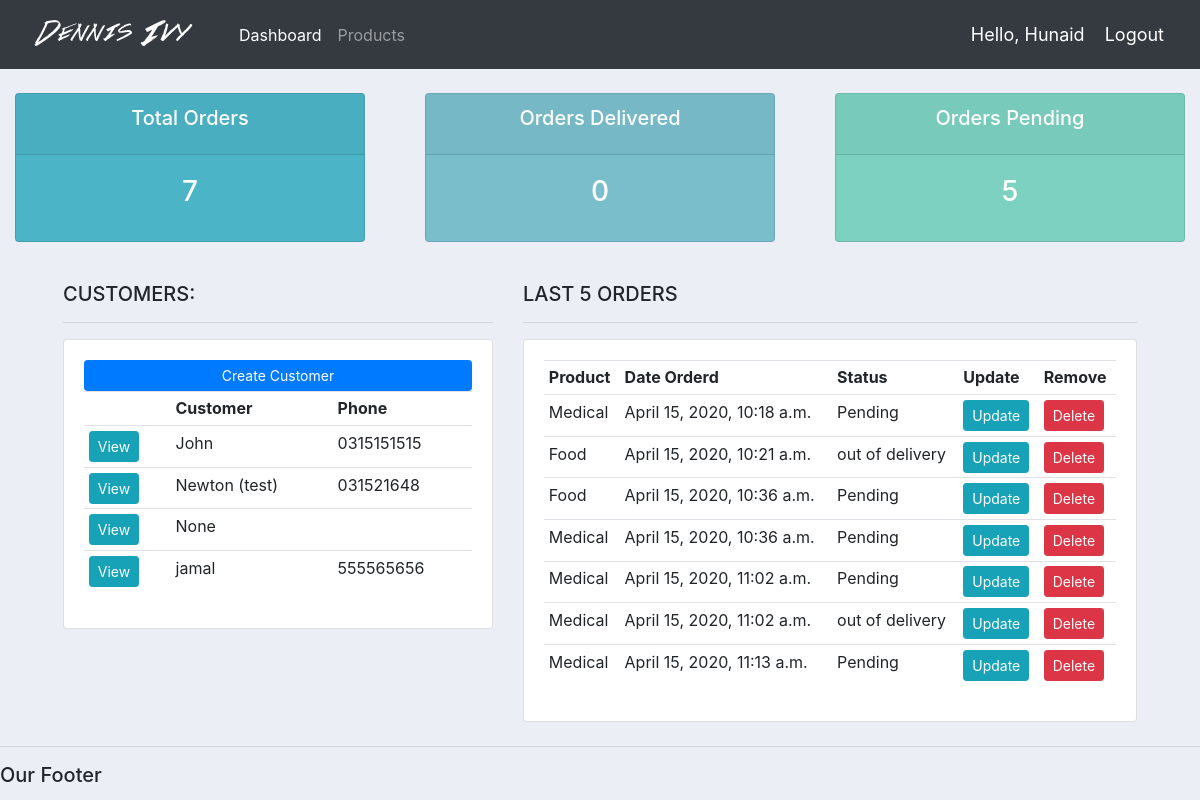
The app's page / (signed in) with its own data.
### accounts/models.py (models this page shows, shortened)
class Customer(models.Model):
    user = models.OneToOneField(User, null=True, blank= True, on_delete=models.CASCADE)
    name = models.CharField(null = True, max_length=200)
    phone = models.CharField(max_length=200)
    email = models.CharField(max_length=200)
    profile_pic = models.ImageField(default = "profile1.pngs", null=True, blank = True)
    date_created = models.DateTimeField(auto_now_add=True,null=True)

class Order(models.Model):
    STATUS = (
        ('Pending', 'Pending'),
        ('out of delivery', 'out of delivery'),
        ('Delivered','Delivered'),
    )
    customer = models.ForeignKey(Customer, null= True, on_delete= models.SET_NULL)
    product = models.ForeignKey(Products, null= True, on_delete= models.SET_NULL)
    date_created = models.DateTimeField(auto_now_add=True,null=True)
    status = models.CharField(null = True, max_length=50,choices= STATUS)
    note = models.CharField(null = True, max_length=50)

class Products(models.Model):
    CATEGORY = (
        ('Indoor', 'Indoor'),
        ('out door', 'out door'),
    )
    name = models.CharField(null=True, max_length=200)
    price = models.FloatField(null=True)
    category = models.CharField(null=True, max_length=200,choices= CATEGORY)
    description = models.CharField(null=True, max_length=500,blank=True)
    date_created = models.DateTimeField(auto_now_add=True,null=True)
    Tags = models.ManyToManyField(Tag)
    def __str__(self):
        return self.name

### accounts/decorators.py (the view)
    def wrapper_function(request, *args, **kwargs):
        group= None
        if request.user.groups.exists():
            group = request.user.groups.all()[0].name
        if group == 'customer':
            return redirect('users-page')
        if group == 'admin':
            return view_func(request, *args, **kwargs)

### accounts/views.py (called while the page is built)
@login_required(login_url= 'login')
@admin_only
def home(request):
    ordar = Order.objects.all()
    custo = Customer.objects.all()
    total_customer = custo.count()
    total_order = ordar.count()
    delivered = ordar.filter(status='Delivered').count()
    pending = ordar.filter(status='Pending').count()
    context = {'ordar': ordar, 'custo':custo, 'total_customer':total_customer, 'total_order': total_order,
    'delivered': delivered , 'pending':pending }
    return render(request,'account/dashboard.html', context)

### accounts/Templates/account/dashboard.html
{% extends 'account/main.html' %}
{% block content %}
{% include 'account/status.html' %}
<div class="row my-4 mx-5">
	<div class="col-md-5">
		<h5>CUSTOMERS:</h5>
		<hr>
		<div class="card card-body">
			<a class="prevent-submit btn btn-primary  btn-sm btn-block" href="">Create Customer</a>
			<table class="table table-sm">
				<tbody><tr>
					<th></th>
					<th>Customer</th>
					<th>Phone</th>
				</tr>
				{% for i in custo %}
				<tr>
				    <td> <a class="btn btn-sm btn-info" href="{% url 'customer' i.id %}">View</a></td>
					<td>{{ i.name }}</td>
					<td>{{ i.phone }}</td>
				</tr>
				{% endfor %}
			</tbody></table>
		</div>
	</div>
	<div class="col-md-7">
		<h5>LAST 5 ORDERS</h5>
		<hr>
		<div class="card card-body">
			<table class="table table-sm">
				<tbody><tr>
					<th>Product</th>
					<th>Date Orderd</th>
					<th>Status</th>
					<th>Update</th>
					<th>Remove</th>
				</tr>
				{% for i in ordar %}
				<tr>
					<td>{{ i.product }}</td>
					<td>{{ i.date_created  }}</td>
					<td>{{ i.status }}</td>
					<td> <a class="btn btn-sm btn-info" href="{% url 'update_order' i.id %}">Update</a> </td>
					<td> <a class="btn btn-sm btn-danger" href="{% url 'delete_order' i.id%}">Delete</a> </td>
				</tr>
				{% endfor %}
			</tbody></table>
		</div>
	</div>
</div>
{% endblock content %}

### accounts/Templates/account/main.html (shortened to what this page needs)
<!DOCTYPE html>
<html lang="en">
<head>
    <link rel="stylesheet" href="https://stackpath.bootstrapcdn.com/bootstrap/4.4.1/css/bootstrap.min.css">
    {% load static %}
    <link rel="stylesheet" type="text/css" href="{% static  '/css/main.css' %}">
</head>
<body>
    {% include 'account/navbar.html' %}
    {% block content %}
    {% endblock content %}
    <hr>
    <h5>Our Footer </h5>
</body>
</html>

### accounts/Templates/account/navbar.html (shortened to what this page needs)
{% load static %}
<nav class="navbar navbar-expand-lg navbar-dark bg-dark">
  <a class="navbar-brand" href="#"><img src="{% static 'images/logo.png' %}" alt="not found"> </a>
  <div class="collapse navbar-collapse" id="navbarNav">
    <ul class="navbar-nav">
    {% if request.user.is_staff %}
      <li class="nav-item active">
        <a class="nav-link" href="{% url 'home' %}">Dashboard</a>
      </li>
      <li class="nav-item">
        <a class="nav-link" href="{% url 'products' %}">Products</a>
      </li>
      {% else %}
       <li class="nav-item">
        <a class="nav-link" href="{% url 'account' %}">Settings</a>
      </li>
      {% endif %}
    </ul>
  </div>
  <span class="hello-msg" >Hello, {{ request.user }} </span>
  <span><a class="hello-msg" href="{% url 'logout' %}">Logout</a></span>
</nav>

### accounts/Templates/account/status.html
<br>
<div class="row">
	<div class="col">
		<div class="col-md">
			<div class="card text-center text-white  mb-3" id="total-orders">
			  	<div class="card-header">
			  		<h5 class="card-title">Total Orders</h5>
			  	</div>
			  	<div class="card-body">
			    	<h3 class="card-title">{{total_order}}</h3>
			  	</div>
			</div>
		</div>
	</div>
	<div class="col">
		<div class="col-md">
			<div class="card text-center text-white  mb-3" id="orders-delivered">
			  	<div class="card-header">
			  		<h5 class="card-title">Orders Delivered</h5>
			  	</div>
			  	<div class="card-body">
			    	<h3 class="card-title">{{delivered}}</h3>
			  	</div>
			</div>
		</div>
	</div>
	<div class="col">
		<div class="col-md">
			<div class="card text-center text-white  mb-3" id="orders-pending">
			  	<div class="card-header">
			  		<h5 class="card-title">Orders Pending</h5>
			  	</div>
			  	<div class="card-body">
			    	<h3 class="card-title">{{pending}}</h3>
			  	</div>
			</div>
		</div>
	</div>
</div>

### static/css/main.css (style rules this page uses)
body { background-color: #ebeff5; }
#total-orders { background-color: #4cb4c7; }
#orders-delivered { background-color: #7abecc; }
#orders-pending { background-color: #7cd1c0; }

### accounts/Templates/account/navbar.html (style rules this page uses)
.hello-msg { font-size: 18px; color: #fff; margin-right: 20px; }

### records on screen
Customer: name "John", phone "0315151515"
Customer: name "Newton (test)", phone "031521648"
Customer: name "None"
Customer: name "jamal", phone "555565656"
Order: product "Medical", date_created "April 15, 2020, 10:18 a.m.", status "Pending"
Order: product "Food", date_created "April 15, 2020, 10:21 a.m.", status "out of delivery"
Order: product "Food", date_created "April 15, 2020, 10:36 a.m.", status "Pending"
Order: product "Medical", date_created "April 15, 2020, 10:36 a.m.", status "Pending"
Order: product "Medical", date_created "April 15, 2020, 11:02 a.m.", status "Pending"
Order: product "Medical", date_created "April 15, 2020, 11:02 a.m.", status "out of delivery"
Order: product "Medical", date_created "April 15, 2020, 11:13 a.m.", status "Pending"

### other values on screen
{{ request.user }} "Hunaid"
{{ total_order }} "7"
{{ delivered }} "0"
{{ pending }} "5"
